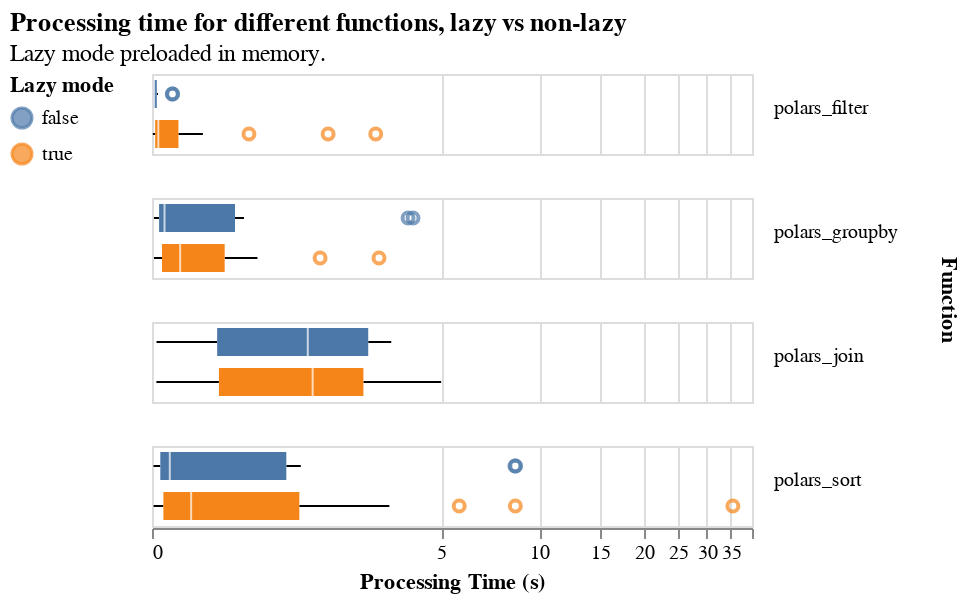

Notebook code cell kept with this figure:
### Markdown cell above
## Lazy vs non-lazy boxplot

### Code cell
normal_boxplot(
    df.filter((pl.col("preload") & pl.col("lazy")) | ~pl.col("lazy")),
    field="lazy",
    title="Processing time for different functions, lazy vs non-lazy",
    subtitle="Lazy mode preloaded in memory. ",
    filename="preloaded-lazy-vs-non-lazy-boxplot.png",
    # filter="preload",
    legend_title="Lazy mode",
    # column='gpu',
)

### Figure 1 — Vega-Lite specification as saved in the notebook (floating-point values rounded to 4 significant figures)
{"usermeta": {"embedOptions": {"theme": "carbong10"}}, "config": {"view": {"continuousWidth": 300, "continuousHeight": 300}}, "data": {"name": "data-560458512620a688eef7776935bb041a"}, "facet": {"row": {"field": "func", "header": {"labelAlign": "right", "labelAngle": 0, "labelBaseline": "alphabetic", "orient": "right", "titleFontWeight": "bold"}, "title": "Function", "type": "nominal"}}, "spec": {"mark": {"type": "boxplot"}, "encoding": {"color": {"field": "lazy", "legend": {"orient": "left"}, "title": "Lazy mode", "type": "nominal"}, "x": {"field": "duration", "scale": {"type": "symlog"}, "title": "Processing Time (s)", "type": "quantitative"}, "y": {"axis": null, "field": "lazy", "type": "nominal"}}}, "title": {"text": "Processing time for different functions, lazy vs non-lazy", "subtitle": "Lazy mode preloaded in memory. "}, "$schema": "https://vega.github.io/schema/vega-lite/v5.20.1.json", "datasets": {"data-560458512620a688eef7776935bb041a": [{"func": "polars_filter", "gpu": true, "streaming": false, "lazy": true, "limit": 1000000, "preload": true, "duration": 0.1779}, {"func": "polars_filter", "gpu": true, "streaming": false, "lazy": true, "limit": 5000000, "preload": true, "duration": 0.212}, {"func": "polars_filter", "gpu": true, "streaming": false, "lazy": true, "limit": 10000000, "preload": true, "duration": 0.3703}, {"func": "polars_filter", "gpu": true, "streaming": false, "lazy": true, "limit": 50000000, "preload": true, "duration": 1.974}, {"func": "polars_filter", "gpu": false, "streaming": true, "lazy": true, "limit": 1000000, "preload": true, "duration": 0.02025}, {"func": "polars_filter", "gpu": false, "streaming": true, "lazy": true, "limit": 5000000, "preload": true, "duration": 0.02458}, {"func": "polars_filter", "gpu": false, "streaming": true, "lazy": true, "limit": 10000000, "preload": true, "duration": 0.04458}, {"func": "polars_filter", "gpu": false, "streaming": true, "lazy": true, "limit": 50000000, "preload": true, "duration": 0.1517}, {"func": "polars_filter", "gpu": false, "streaming": false, "lazy": true, "limit": 1000000, "preload": true, "duration": 0.02037}, {"func": "polars_filter", "gpu": false, "streaming": false, "lazy": true, "limit": 5000000, "preload": true, "duration": 0.08523}, {"func": "polars_filter", "gpu": false, "streaming": false, "lazy": true, "limit": 10000000, "preload": true, "duration": 0.1679}, {"func": "polars_filter", "gpu": false, "streaming": false, "lazy": true, "limit": 50000000, "preload": true, "duration": 0.8222}, {"func": "polars_filter", "gpu": true, "streaming": false, "lazy": false, "limit": 1000000, "preload": false, "duration": 0.01209}, {"func": "polars_filter", "gpu": true, "streaming": false, "lazy": false, "limit": 5000000, "preload": false, "duration": 0.02014}, {"func": "polars_filter", "gpu": true, "streaming": false, "lazy": false, "limit": 10000000, "preload": false, "duration": 0.03325}, {"func": "polars_filter", "gpu": true, "streaming": false, "lazy": false, "limit": 50000000, "preload": false, "duration": 0.1335}, {"func": "polars_filter", "gpu": false, "streaming": false, "lazy": false, "limit": 1000000, "preload": false, "duration": 0.00805}, {"func": "polars_filter", "gpu": false, "streaming": false, "lazy": false, "limit": 5000000, "preload": false, "duration": 0.02075}, {"func": "polars_filter", "gpu": false, "streaming": false, "lazy": false, "limit": 10000000, "preload": false, "duration": 0.03783}, {"func": "polars_filter", "gpu": false, "streaming": false, "lazy": false, "limit": 50000000, "preload": false, "duration": 0.1367}, {"func": "polars_sort", "gpu": true, "streaming": false, "lazy": true, "limit": 1000000, "preload": true, "duration": 0.08353}, {"func": "polars_sort", "gpu": true, "streaming": false, "lazy": true, "limit": 5000000, "preload": true, "duration": 0.3471}, {"func": "polars_sort", "gpu": true, "streaming": false, "lazy": true, "limit": 10000000, "preload": true, "duration": 0.685}, {"func": "polars_sort", "gpu": true, "streaming": false, "lazy": true, "limit": 50000000, "preload": true, "duration": 3.345}, {"func": "polars_sort", "gpu": false, "streaming": true, "lazy": true, "limit": 1000000, "preload": true, "duration": 0.3212}, {"func": "polars_sort", "gpu": false, "streaming": true, "lazy": true, "limit": 5000000, "preload": true, "duration": 2.556}, {"func": "polars_sort", "gpu": false, "streaming": true, "lazy": true, "limit": 10000000, "preload": true, "duration": 5.695}, {"func": "polars_sort", "gpu": false, "streaming": true, "lazy": true, "limit": 50000000, "preload": true, "duration": 35.42}, {"func": "polars_sort", "gpu": false, "streaming": false, "lazy": true, "limit": 1000000, "preload": true, "duration": 0.1174}, {"func": "polars_sort", "gpu": false, "streaming": false, "lazy": true, "limit": 5000000, "preload": true, "duration": 0.6937}, {"func": "polars_sort", "gpu": false, "streaming": false, "lazy": true, "limit": 10000000, "preload": true, "duration": 1.489}, {"func": "polars_sort", "gpu": false, "streaming": false, "lazy": true, "limit": 50000000, "preload": true, "duration": 8.477}, {"func": "polars_sort", "gpu": true, "streaming": false, "lazy": false, "limit": 1000000, "preload": false, "duration": 0.1137}, {"func": "polars_sort", "gpu": true, "streaming": false, "lazy": false, "limit": 5000000, "preload": false, "duration": 0.7007}, {"func": "polars_sort", "gpu": true, "streaming": false, "lazy": false, "limit": 10000000, "preload": false, "duration": 1.495}, {"func": "polars_sort", "gpu": true, "streaming": false, "lazy": false, "limit": 50000000, "preload": false, "duration": 8.451}, {"func": "polars_sort", "gpu": false, "streaming": false, "lazy": false, "limit": 1000000, "preload": false, "duration": 0.1191}, {"func": "polars_sort", "gpu": false, "streaming": false, "lazy": false, "limit": 5000000, "preload": false, "duration": 0.6962}, {"func": "polars_sort", "gpu": false, "streaming": false, "lazy": false, "limit": 10000000, "preload": false, "duration": 1.511}, {"func": "polars_sort", "gpu": false, "streaming": false, "lazy": false, "limit": 50000000, "preload": false, "duration": 8.497}, {"func": "polars_groupby", "gpu": true, "streaming": false, "lazy": true, "limit": 1000000, "preload": true, "duration": 0.1487}, {"func": "polars_groupby", "gpu": true, "streaming": false, "lazy": true, "limit": 5000000, "preload": true, "duration": 0.09613}, {"func": "polars_groupby", "gpu": true, "streaming": false, "lazy": true, "limit": 10000000, "preload": true, "duration": 0.1903}, {"func": "polars_groupby", "gpu": true, "streaming": false, "lazy": true, "limit": 50000000, "preload": true, "duration": 0.9206}, {"func": "polars_groupby", "gpu": false, "streaming": true, "lazy": true, "limit": 1000000, "preload": true, "duration": 0.3007}, {"func": "polars_groupby", "gpu": false, "streaming": true, "lazy": true, "limit": 5000000, "preload": true, "duration": 0.5679}, {"func": "polars_groupby", "gpu": false, "streaming": true, "lazy": true, "limit": 10000000, "preload": true, "duration": 0.7006}, {"func": "polars_groupby", "gpu": false, "streaming": true, "lazy": true, "limit": 50000000, "preload": true, "duration": 1.83}, {"func": "polars_groupby", "gpu": false, "streaming": false, "lazy": true, "limit": 1000000, "preload": true, "duration": 0.06364}, {"func": "polars_groupby", "gpu": false, "streaming": false, "lazy": true, "limit": 5000000, "preload": true, "duration": 0.3134}, {"func": "polars_groupby", "gpu": false, "streaming": false, "lazy": true, "limit": 10000000, "preload": true, "duration": 0.614}, {"func": "polars_groupby", "gpu": false, "streaming": false, "lazy": true, "limit": 50000000, "preload": true, "duration": 3.076}, {"func": "polars_groupby", "gpu": true, "streaming": false, "lazy": false, "limit": 1000000, "preload": false, "duration": 0.08582}, {"func": "polars_groupby", "gpu": true, "streaming": false, "lazy": false, "limit": 5000000, "preload": false, "duration": 0.3956}, {"func": "polars_groupby", "gpu": true, "streaming": false, "lazy": false, "limit": 10000000, "preload": false, "duration": 0.7634}, {"func": "polars_groupby", "gpu": true, "streaming": false, "lazy": false, "limit": 50000000, "preload": false, "duration": 3.878}, {"func": "polars_groupby", "gpu": false, "streaming": false, "lazy": false, "limit": 1000000, "preload": false, "duration": 0.07531}, {"func": "polars_groupby", "gpu": false, "streaming": false, "lazy": false, "limit": 5000000, "preload": false, "duration": 0.3895}, {"func": "polars_groupby", "gpu": false, "streaming": false, "lazy": false, "limit": 10000000, "preload": false, "duration": 0.7671}, {"func": "polars_groupby", "gpu": false, "streaming": false, "lazy": false, "limit": 50000000, "preload": false, "duration": 4.031}, {"func": "polars_join", "gpu": true, "streaming": false, "lazy": true, "limit": 1000000, "preload": true, "duration": 4.988}, {"func": "polars_join", "gpu": false, "streaming": true, "lazy": true, "limit": 1000000, "preload": true, "duration": 2.136}, {"func": "polars_join", "gpu": false, "streaming": false, "lazy": true, "limit": 1000000, "preload": true, "duration": 3.28}, {"func": "polars_join", "gpu": true, "streaming": false, "lazy": false, "limit": 1000000, "preload": false, "duration": 3.392}, {"func": "polars_join", "gpu": false, "streaming": false, "lazy": false, "limit": 1000000, "preload": false, "duration": 3.396}, {"func": "polars_filter", "gpu": true, "streaming": false, "lazy": true, "limit": 100000, "preload": true, "duration": 2.994}, {"func": "polars_filter", "gpu": true, "streaming": false, "lazy": true, "limit": 500000, "preload": true, "duration": 0.02735}, {"func": "polars_filter", "gpu": true, "streaming": false, "lazy": true, "limit": 900000, "preload": true, "duration": 0.03996}, {"func": "polars_filter", "gpu": false, "streaming": true, "lazy": true, "limit": 100000, "preload": true, "duration": 0.00509}, {"func": "polars_filter", "gpu": false, "streaming": true, "lazy": true, "limit": 500000, "preload": true, "duration": 0.008262}, {"func": "polars_filter", "gpu": false, "streaming": true, "lazy": true, "limit": 900000, "preload": true, "duration": 0.009687}, {"func": "polars_filter", "gpu": false, "streaming": false, "lazy": true, "limit": 100000, "preload": true, "duration": 0.007033}, {"func": "polars_filter", "gpu": false, "streaming": false, "lazy": true, "limit": 500000, "preload": true, "duration": 0.01478}, {"func": "polars_filter", "gpu": false, "streaming": false, "lazy": true, "limit": 900000, "preload": true, "duration": 0.01993}, {"func": "polars_filter", "gpu": true, "streaming": false, "lazy": false, "limit": 100000, "preload": false, "duration": 0.006706}, {"func": "polars_filter", "gpu": true, "streaming": false, "lazy": false, "limit": 500000, "preload": false, "duration": 0.01418}, {"func": "polars_filter", "gpu": true, "streaming": false, "lazy": false, "limit": 900000, "preload": false, "duration": 0.009207}, {"func": "polars_filter", "gpu": false, "streaming": false, "lazy": false, "limit": 100000, "preload": false, "duration": 0.007259}, {"func": "polars_filter", "gpu": false, "streaming": false, "lazy": false, "limit": 500000, "preload": false, "duration": 0.008843}, {"func": "polars_filter", "gpu": false, "streaming": false, "lazy": false, "limit": 900000, "preload": false, "duration": 0.009101}, {"func": "polars_sort", "gpu": true, "streaming": false, "lazy": true, "limit": 100000, "preload": true, "duration": 0.06396}, {"func": "polars_sort", "gpu": true, "streaming": false, "lazy": true, "limit": 500000, "preload": true, "duration": 0.04936}, {"func": "polars_sort", "gpu": true, "streaming": false, "lazy": true, "limit": 900000, "preload": true, "duration": 0.07295}, {"func": "polars_sort", "gpu": false, "streaming": true, "lazy": true, "limit": 100000, "preload": true, "duration": 0.01814}, {"func": "polars_sort", "gpu": false, "streaming": true, "lazy": true, "limit": 500000, "preload": true, "duration": 0.1117}, {"func": "polars_sort", "gpu": false, "streaming": true, "lazy": true, "limit": 900000, "preload": true, "duration": 0.2741}, {"func": "polars_sort", "gpu": false, "streaming": false, "lazy": true, "limit": 100000, "preload": true, "duration": 0.01001}, {"func": "polars_sort", "gpu": false, "streaming": false, "lazy": true, "limit": 500000, "preload": true, "duration": 0.04454}, {"func": "polars_sort", "gpu": false, "streaming": false, "lazy": true, "limit": 900000, "preload": true, "duration": 0.1007}, {"func": "polars_sort", "gpu": true, "streaming": false, "lazy": false, "limit": 100000, "preload": false, "duration": 0.009369}, {"func": "polars_sort", "gpu": true, "streaming": false, "lazy": false, "limit": 500000, "preload": false, "duration": 0.03928}, {"func": "polars_sort", "gpu": true, "streaming": false, "lazy": false, "limit": 900000, "preload": false, "duration": 0.09011}, {"func": "polars_sort", "gpu": false, "streaming": false, "lazy": false, "limit": 100000, "preload": false, "duration": 0.01016}, {"func": "polars_sort", "gpu": false, "streaming": false, "lazy": false, "limit": 500000, "preload": false, "duration": 0.04023}, {"func": "polars_sort", "gpu": false, "streaming": false, "lazy": false, "limit": 900000, "preload": false, "duration": 0.09062}, {"func": "polars_groupby", "gpu": true, "streaming": false, "lazy": true, "limit": 100000, "preload": true, "duration": 0.06722}, {"func": "polars_groupby", "gpu": true, "streaming": false, "lazy": true, "limit": 500000, "preload": true, "duration": 0.0187}, {"func": "polars_groupby", "gpu": true, "streaming": false, "lazy": true, "limit": 900000, "preload": true, "duration": 0.02422}, {"func": "polars_groupby", "gpu": false, "streaming": true, "lazy": true, "limit": 100000, "preload": true, "duration": 0.07581}, {"func": "polars_groupby", "gpu": false, "streaming": true, "lazy": true, "limit": 500000, "preload": true, "duration": 0.235}, {"func": "polars_groupby", "gpu": false, "streaming": true, "lazy": true, "limit": 900000, "preload": true, "duration": 0.2738}, {"func": "polars_groupby", "gpu": false, "streaming": false, "lazy": true, "limit": 100000, "preload": true, "duration": 0.01239}, {"func": "polars_groupby", "gpu": false, "streaming": false, "lazy": true, "limit": 500000, "preload": true, "duration": 0.03249}, {"func": "polars_groupby", "gpu": false, "streaming": false, "lazy": true, "limit": 900000, "preload": true, "duration": 0.04846}, {"func": "polars_groupby", "gpu": true, "streaming": false, "lazy": false, "limit": 100000, "preload": false, "duration": 0.01222}, {"func": "polars_groupby", "gpu": true, "streaming": false, "lazy": false, "limit": 500000, "preload": false, "duration": 0.03823}, {"func": "polars_groupby", "gpu": true, "streaming": false, "lazy": false, "limit": 900000, "preload": false, "duration": 0.06599}, {"func": "polars_groupby", "gpu": false, "streaming": false, "lazy": false, "limit": 100000, "preload": false, "duration": 0.01227}, {"func": "polars_groupby", "gpu": false, "streaming": false, "lazy": false, "limit": 500000, "preload": false, "duration": 0.03202}, {"func": "polars_groupby", "gpu": false, "streaming": false, "lazy": false, "limit": 900000, "preload": false, "duration": 0.06515}, {"func": "polars_join", "gpu": true, "streaming": false, "lazy": true, "limit": 100000, "preload": true, "duration": 0.09654}, {"func": "polars_join", "gpu": true, "streaming": false, "lazy": true, "limit": 500000, "preload": true, "duration": 1.269}, {"func": "polars_join", "gpu": true, "streaming": false, "lazy": true, "limit": 900000, "preload": true, "duration": 4.032}, {"func": "polars_join", "gpu": false, "streaming": true, "lazy": true, "limit": 100000, "preload": true, "duration": 0.03009}, {"func": "polars_join", "gpu": false, "streaming": true, "lazy": true, "limit": 500000, "preload": true, "duration": 0.6951}, {"func": "polars_join", "gpu": false, "streaming": true, "lazy": true, "limit": 900000, "preload": true, "duration": 2.312}, {"func": "polars_join", "gpu": false, "streaming": false, "lazy": true, "limit": 100000, "preload": true, "duration": 0.02751}, {"func": "polars_join", "gpu": false, "streaming": false, "lazy": true, "limit": 500000, "preload": true, "duration": 0.6518}, {"func": "polars_join", "gpu": false, "streaming": false, "lazy": true, "limit": 900000, "preload": true, "duration": 2.507}, {"func": "polars_join", "gpu": true, "streaming": false, "lazy": false, "limit": 100000, "preload": false, "duration": 0.02838}, {"func": "polars_join", "gpu": true, "streaming": false, "lazy": false, "limit": 500000, "preload": false, "duration": 0.6523}, {"func": "polars_join", "gpu": true, "streaming": false, "lazy": false, "limit": 900000, "preload": false, "duration": 2.537}, {"func": "polars_join", "gpu": false, "streaming": false, "lazy": false, "limit": 100000, "preload": false, "duration": 0.02976}, {"func": "polars_join", "gpu": false, "streaming": false, "lazy": false, "limit": 500000, "preload": false, "duration": 0.7078}, {"func": "polars_join", "gpu": false, "streaming": false, "lazy": false, "limit": 900000, "preload": false, "duration": 2.619}]}}
